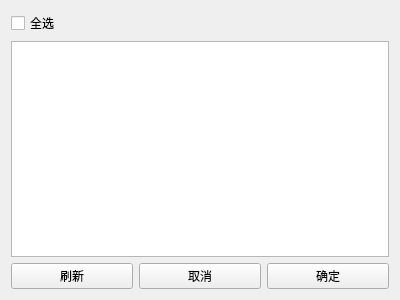
<?xml version="1.0" encoding="UTF-8"?>
<ui version="4.0">
 <class>disconnectwindow</class>
 <widget class="QWidget" name="disconnectwindow">
  <property name="geometry">
   <rect>
    <x>0</x>
    <y>0</y>
    <width>400</width>
    <height>300</height>
   </rect>
  </property>
  <property name="windowTitle">
   <string>断开设备</string>
  </property>
  <property name="windowIcon">
   <iconset resource="HP39GII_ExistOS_Connect.qrc">
    <normaloff>:/image/image/disconnect.svg</normaloff>:/image/image/disconnect.svg</iconset>
  </property>
  <layout class="QVBoxLayout" name="verticalLayout">
   <item>
    <widget class="QCheckBox" name="checkBoxSelectAll">
     <property name="text">
      <string>全选</string>
     </property>
    </widget>
   </item>
   <item>
    <widget class="QListWidget" name="listWidgetDevices"/>
   </item>
   <item>
    <layout class="QHBoxLayout" name="horizontalLayout">
     <item>
      <widget class="QPushButton" name="pushButtonRefresh">
       <property name="text">
        <string>刷新</string>
       </property>
      </widget>
     </item>
     <item>
      <widget class="QPushButton" name="pushButtonCancel">
       <property name="text">
        <string>取消</string>
       </property>
      </widget>
     </item>
     <item>
      <widget class="QPushButton" name="pushButtonOK">
       <property name="text">
        <string>确定</string>
       </property>
      </widget>
     </item>
    </layout>
   </item>
  </layout>
 </widget>
 <resources>
  <include location="HP39GII_ExistOS_Connect.qrc"/>
 </resources>
 <connections/>
</ui>
